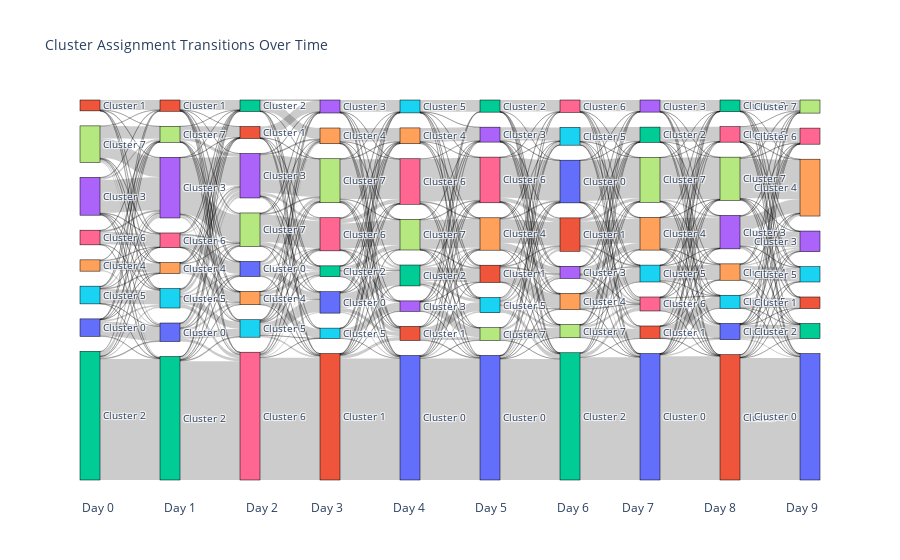

This figure's notebook cell:
### Code cell
import numpy as np
import pandas as pd
import plotly.graph_objects as go
import plotly.express as px

# labels = [pd.read_parquet(name) for name in os.listdir() if name.endswith(".parquet")]
# labels = pd.concat(labels)
labels = pd.read_parquet(r"C:\Users\james\ICAIF_25\Current_Code\Data\Cluster Labels\cluster_labels_8c_252d.parquet")
print(labels.head())

assignments = compute_clusters_over_time(labels.values, num_days_to_cluster=10)

unique_clusters = np.unique(assignments)
print(unique_clusters)

# --- KEY CHANGE 1: Create a consistent color mapping for clusters ---
# Use a qualitative color scale from Plotly Express
# The modulo operator (%) ensures we don't run out of colors if we have many clusters
palette = px.colors.qualitative.Plotly
cluster_color_map = {cluster: palette[i % len(palette)] for i, cluster in enumerate(unique_clusters)}

# --- Create nodes and define their colors ---
node_labels = []
node_colors = [] # This new list will store the color for each node
node_lookup = {}  # (day, cluster) -> node index

for day in range(assignments.shape[0]):
    # For Sankey, it's visually better if nodes are sorted
    for cluster in sorted(unique_clusters):
        # Create a unique label for the hover info, but the visual label can be simpler
        label = f"Cluster {cluster}"
        node_idx = len(node_labels)

        node_labels.append(label)
        # --- KEY CHANGE 2: Add the corresponding color from our map ---
        node_colors.append(cluster_color_map[cluster])

        node_lookup[(day, cluster)] = node_idx

# Build links between days
source = []
target = []
value = []

for day in range(assignments.shape[0] - 1):
    curr_clusters = assignments[day]
    next_clusters = assignments[day + 1]

    for cluster_from in unique_clusters:
        for cluster_to in unique_clusters:
            mask = (curr_clusters == cluster_from) & (next_clusters == cluster_to)
            count = np.sum(mask)
            if count > 0:
                source.append(node_lookup[(day, cluster_from)])
                target.append(node_lookup[(day + 1, cluster_to)])
                value.append(count)

# Build Sankey diagram
fig = go.Figure(data=[go.Sankey(
    node=dict(
        pad=15,
        thickness=20,
        line=dict(color="black", width=0.5),
        label=node_labels,
        color=node_colors
    ),
    link=dict(
        source=source,
        target=target,
        value=value
    )
)])

# Add day labels as annotations
num_days = assignments.shape[0]
x_positions = np.linspace(0, 1, num_days)  # Evenly spaced x for each stack

annotations = []
for i, x in enumerate(x_positions):
    annotations.append(dict(
        x=x,
        y=-0.1,  # Position below the Sankey diagram
        xref='paper',
        yref='paper',
        text=f"Day {i}",
        showarrow=False,
        font=dict(size=12)
    ))

fig.update_layout(
    title_text="Cluster Assignment Transitions Over Time",
    font_size=10,
    annotations=annotations
)

fig.show()

### Figure 1 — Plotly figure (JSON) as saved in the notebook; plotly's stock layout.template omitted (floating-point values rounded to 4 significant figures; data arrays with more than 128 entries replaced by an {"elided": "..."} marker saying what was removed)
{"data": [{"link": {"source": {"elided": "511 int values"}, "target": {"elided": "511 int values"}, "value": {"elided": "511 int values"}}, "node": {"color": ["#636EFA", "#EF553B", "#00CC96", "#AB63FA", "#FFA15A", "#19D3F3", "#FF6692", "#B6E880", "#636EFA", "#EF553B", "#00CC96", "#AB63FA", "#FFA15A", "#19D3F3", "#FF6692", "#B6E880", "#636EFA", "#EF553B", "#00CC96", "#AB63FA", "#FFA15A", "#19D3F3", "#FF6692", "#B6E880", "#636EFA", "#EF553B", "#00CC96", "#AB63FA", "#FFA15A", "#19D3F3", "#FF6692", "#B6E880", "#636EFA", "#EF553B", "#00CC96", "#AB63FA", "#FFA15A", "#19D3F3", "#FF6692", "#B6E880", "#636EFA", "#EF553B", "#00CC96", "#AB63FA", "#FFA15A", "#19D3F3", "#FF6692", "#B6E880", "#636EFA", "#EF553B", "#00CC96", "#AB63FA", "#FFA15A", "#19D3F3", "#FF6692", "#B6E880", "#636EFA", "#EF553B", "#00CC96", "#AB63FA", "#FFA15A", "#19D3F3", "#FF6692", "#B6E880", "#636EFA", "#EF553B", "#00CC96", "#AB63FA", "#FFA15A", "#19D3F3", "#FF6692", "#B6E880", "#636EFA", "#EF553B", "#00CC96", "#AB63FA", "#FFA15A", "#19D3F3", "#FF6692", "#B6E880"], "label": ["Cluster 0", "Cluster 1", "Cluster 2", "Cluster 3", "Cluster 4", "Cluster 5", "Cluster 6", "Cluster 7", "Cluster 0", "Cluster 1", "Cluster 2", "Cluster 3", "Cluster 4", "Cluster 5", "Cluster 6", "Cluster 7", "Cluster 0", "Cluster 1", "Cluster 2", "Cluster 3", "Cluster 4", "Cluster 5", "Cluster 6", "Cluster 7", "Cluster 0", "Cluster 1", "Cluster 2", "Cluster 3", "Cluster 4", "Cluster 5", "Cluster 6", "Cluster 7", "Cluster 0", "Cluster 1", "Cluster 2", "Cluster 3", "Cluster 4", "Cluster 5", "Cluster 6", "Cluster 7", "Cluster 0", "Cluster 1", "Cluster 2", "Cluster 3", "Cluster 4", "Cluster 5", "Cluster 6", "Cluster 7", "Cluster 0", "Cluster 1", "Cluster 2", "Cluster 3", "Cluster 4", "Cluster 5", "Cluster 6", "Cluster 7", "Cluster 0", "Cluster 1", "Cluster 2", "Cluster 3", "Cluster 4", "Cluster 5", "Cluster 6", "Cluster 7", "Cluster 0", "Cluster 1", "Cluster 2", "Cluster 3", "Cluster 4", "Cluster 5", "Cluster 6", "Cluster 7", "Cluster 0", "Cluster 1", "Cluster 2", "Cluster 3", "Cluster 4", "Cluster 5", "Cluster 6", "Cluster 7"], "line": {"color": "black", "width": 0.5}, "pad": 15, "thickness": 20}, "type": "sankey"}], "layout": {"annotations": [{"font": {"size": 12}, "showarrow": false, "text": "Day 0", "x": 0, "xref": "paper", "y": -0.1, "yref": "paper"}, {"font": {"size": 12}, "showarrow": false, "text": "Day 1", "x": 0.1111, "xref": "paper", "y": -0.1, "yref": "paper"}, {"font": {"size": 12}, "showarrow": false, "text": "Day 2", "x": 0.2222, "xref": "paper", "y": -0.1, "yref": "paper"}, {"font": {"size": 12}, "showarrow": false, "text": "Day 3", "x": 0.3333, "xref": "paper", "y": -0.1, "yref": "paper"}, {"font": {"size": 12}, "showarrow": false, "text": "Day 4", "x": 0.4444, "xref": "paper", "y": -0.1, "yref": "paper"}, {"font": {"size": 12}, "showarrow": false, "text": "Day 5", "x": 0.5556, "xref": "paper", "y": -0.1, "yref": "paper"}, {"font": {"size": 12}, "showarrow": false, "text": "Day 6", "x": 0.6667, "xref": "paper", "y": -0.1, "yref": "paper"}, {"font": {"size": 12}, "showarrow": false, "text": "Day 7", "x": 0.7778, "xref": "paper", "y": -0.1, "yref": "paper"}, {"font": {"size": 12}, "showarrow": false, "text": "Day 8", "x": 0.8889, "xref": "paper", "y": -0.1, "yref": "paper"}, {"font": {"size": 12}, "showarrow": false, "text": "Day 9", "x": 1, "xref": "paper", "y": -0.1, "yref": "paper"}], "font": {"size": 10}, "title": {"text": "Cluster Assignment Transitions Over Time"}}}
